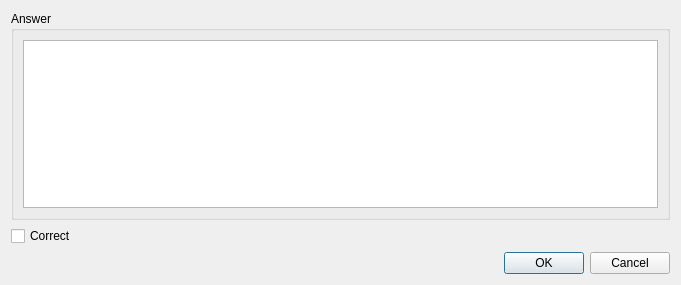
<?xml version="1.0" encoding="UTF-8"?>
<ui version="4.0">
 <class>answer_mod_dlg</class>
 <widget class="QDialog" name="answer_mod_dlg">
  <property name="geometry">
   <rect>
    <x>0</x>
    <y>0</y>
    <width>681</width>
    <height>285</height>
   </rect>
  </property>
  <property name="windowTitle">
   <string>Dialog</string>
  </property>
  <layout class="QGridLayout" name="gridLayout_2">
   <item row="0" column="0">
    <layout class="QGridLayout" name="gridLayout">
     <item row="0" column="0">
      <widget class="QGroupBox" name="groupBox">
       <property name="title">
        <string>Answer</string>
       </property>
       <layout class="QGridLayout" name="gridLayout_4">
        <item row="0" column="0">
         <layout class="QGridLayout" name="gridLayout_3">
          <item row="0" column="0">
           <widget class="QTextEdit" name="textEdit_Answer"/>
          </item>
         </layout>
        </item>
       </layout>
      </widget>
     </item>
    </layout>
   </item>
   <item row="2" column="0">
    <widget class="QDialogButtonBox" name="buttonBox">
     <property name="orientation">
      <enum>Qt::Horizontal</enum>
     </property>
     <property name="standardButtons">
      <set>QDialogButtonBox::Cancel|QDialogButtonBox::Ok</set>
     </property>
    </widget>
   </item>
   <item row="1" column="0">
    <widget class="QCheckBox" name="checkBox_correct">
     <property name="text">
      <string>Correct</string>
     </property>
    </widget>
   </item>
  </layout>
 </widget>
 <resources/>
 <connections>
  <connection>
   <sender>buttonBox</sender>
   <signal>accepted()</signal>
   <receiver>answer_mod_dlg</receiver>
   <slot>accept()</slot>
   <hints>
    <hint type="sourcelabel">
     <x>248</x>
     <y>254</y>
    </hint>
    <hint type="destinationlabel">
     <x>157</x>
     <y>274</y>
    </hint>
   </hints>
  </connection>
  <connection>
   <sender>buttonBox</sender>
   <signal>rejected()</signal>
   <receiver>answer_mod_dlg</receiver>
   <slot>reject()</slot>
   <hints>
    <hint type="sourcelabel">
     <x>316</x>
     <y>260</y>
    </hint>
    <hint type="destinationlabel">
     <x>286</x>
     <y>274</y>
    </hint>
   </hints>
  </connection>
 </connections>
</ui>
